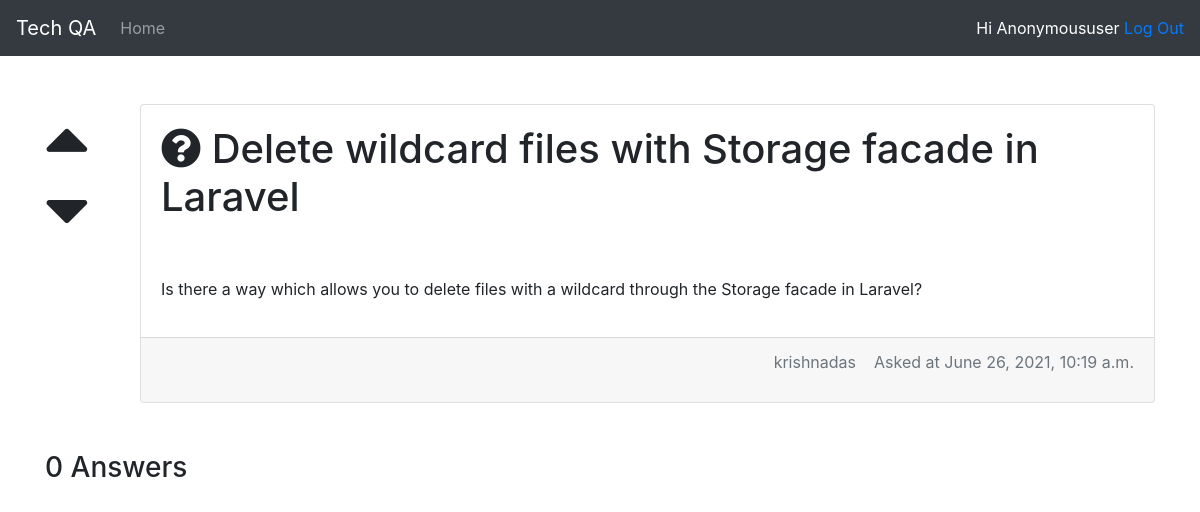
Page /3/question on the committed database.
### techqa/models.py (models this page shows)
class Question(models.Model):
    title = models.CharField(max_length=255)
    content = models.TextField()
    question_author = models.ForeignKey(User, on_delete=models.CASCADE)
    created_at = models.DateTimeField(auto_now_add=True)
    updated_at = models.DateTimeField(auto_now=True)
    def __str__(self):
        return self.title

### techqa/views.py (the view)
# urls.py: path('<int:question_id>/question', views.show_question, name='show_question'),
def show_question(request, question_id):
    try:
        question = Question.objects.get(pk=question_id)
        answers = Answer.objects.filter(question_id=question_id)
    except Question.DoesNotExist:
        raise Http404("Question does not exist")
    except Answer.DoesNotExist:
        answers = None
    return render(request,'question/show.html', {'question': question, 'answers': answers})

### techqa/templates/question/show.html (shortened to what this page needs)
{% extends "base.html" %}
{% block content %}
<div class="row">
    <div class="col-md-1">
        <i class="fa fa-caret-up up-vote"></i>
        <br>
        <i class="fa fa-caret-down up-vote"></i>
    </div>
    <div class="col-md-11">
        <div class="card">
            <div class="card-body">
                <h1><i class="fa fa-question-circle" aria-hidden="true"></i>
                {{question}}</h1>
                <br><br>
                <p>{{question.content }}</p>
            </div>
            <div class="card-footer text-muted">
                <p class="answer-author">
                    {{question.question_author }}
                    &nbsp;&nbsp;
                    Asked at {{question.created_at }}
                </p>
            </div>
        </div>
    </div>
</div>
<br><br>
<h3>{{answers.count}} Answers</h3>
<br><br>
{% endblock %}

### techqa/templates/question/show.html (style rules this page uses)
.answer-author { float: right; }
.up-vote { font-size: 70px; }

### rows in the picture
Question: title "Delete wildcard files with Storage facade in Laravel", content "Is there a way which allows you to delete files with a wildcard through the Storage facade in Laravel?", question_author "krishnadas", created_at "June 26, 2021, 10:19 a.m."

### other values in the picture
{{ user | title }} "Anonymoususer"
{{ answers.count }} "0"
